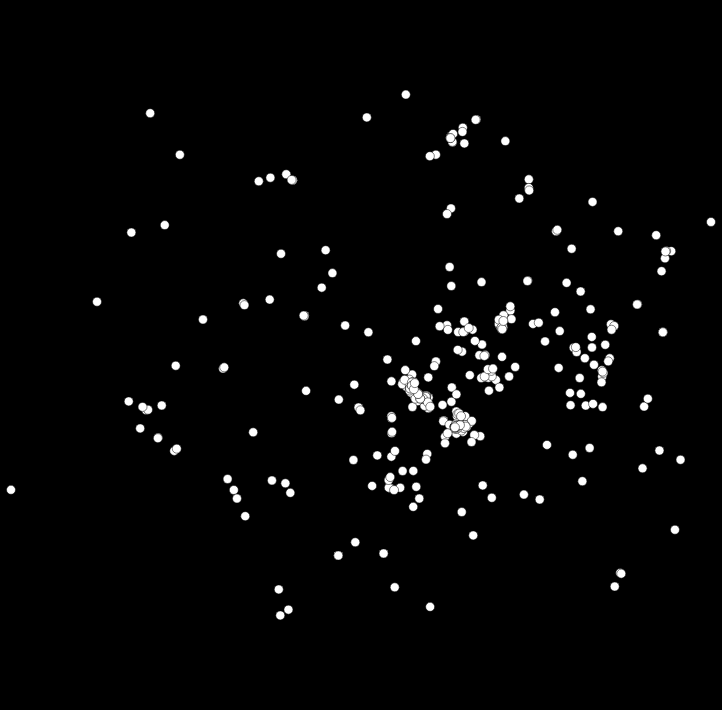

The cell this chart's notebook holds for it:
### Markdown cell above
## 3. First point map

### Code cell
alt.data_transformers.disable_max_rows()
# I use geoshape points with an identity projection: the coordinates are already UTM.
chart_Pigeons = alt.Chart(gdf_Pigeons).mark_geoshape(
    fill='white', stroke='black', strokeWidth=0.5
).encode(tooltip=['observation_id:N', 'observed_on:N', 'quality_grade:N']).project(
    type='identity', reflectY=True
).properties(width=700, height=700)
chart_Pigeons.properties(background='black')

### Figure 1 — Vega-Lite specification as saved in the notebook (floating-point values rounded to 4 significant figures; data arrays with more than 128 entries replaced by an {"elided": "..."} marker saying what was removed)
{"config": {"view": {"continuousWidth": 300, "continuousHeight": 300}}, "data": {"name": "data-9a12f33dbce5f1dbe8346de5c7855a1d"}, "mark": {"type": "geoshape", "fill": "white", "stroke": "black", "strokeWidth": 0.5}, "background": "black", "encoding": {"tooltip": [{"field": "observation_id", "type": "nominal"}, {"field": "observed_on", "type": "nominal"}, {"field": "quality_grade", "type": "nominal"}]}, "height": 700, "projection": {"reflectY": true, "type": "identity"}, "width": 700, "$schema": "https://vega.github.io/schema/vega-lite/v6.4.1.json", "datasets": {"data-9a12f33dbce5f1dbe8346de5c7855a1d": {"elided": "471 records"}}}
